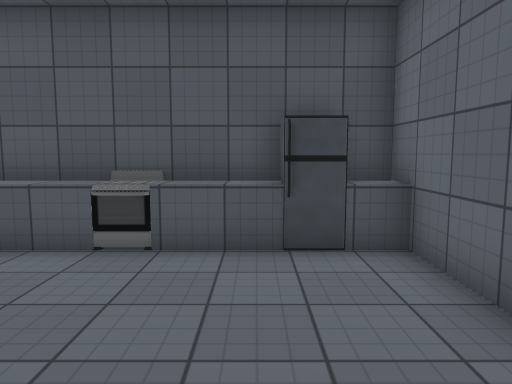
view 1 (above)

22 first-person views from a walk through a scene from a Unity 3-D project. The camera is 1.5 m above the floor, tilts 6° down and sees 70° across. Doors are open. The floor is counted in squares, 1 m on a side. Each view is taken from the middle of a square. On the plan, view 1 faces up. The plan holds only what a view shows up to about 16 squares ahead; the rest is blank. The place goes on beyond the plan. The player is left out. Some surface patterns are stand-ins.

view 2
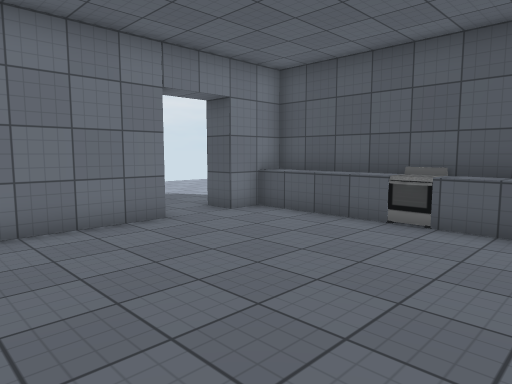

view 3
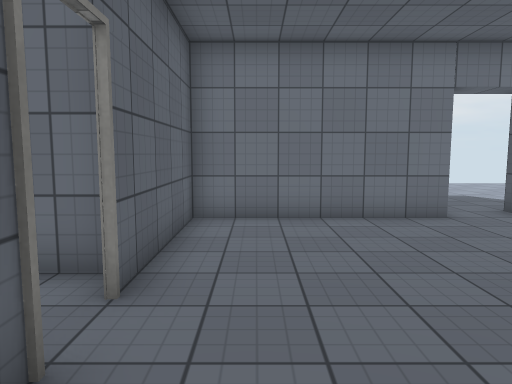

view 4
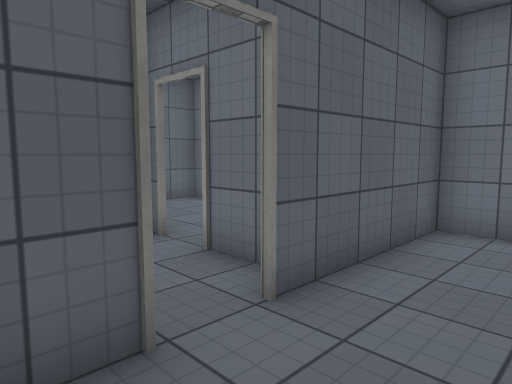

view 5
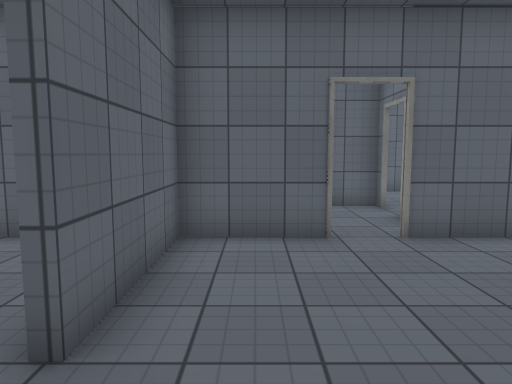

view 6
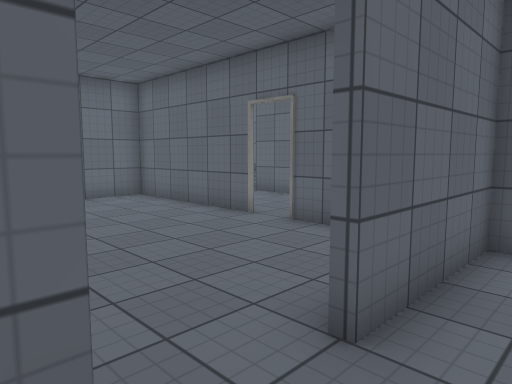

view 7
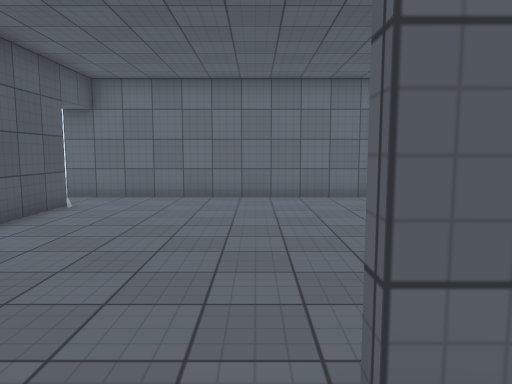

view 8
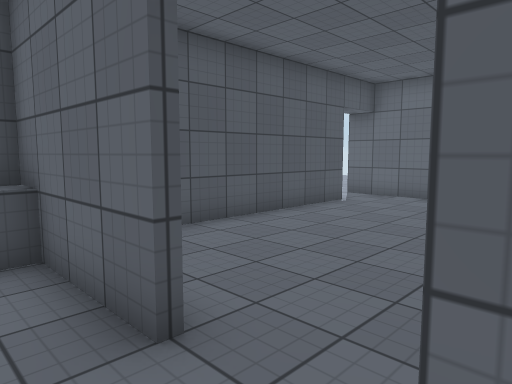

view 9
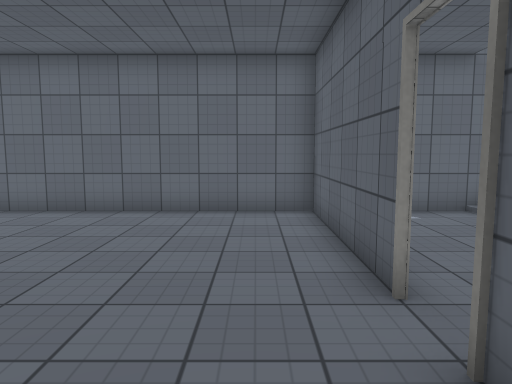

view 10
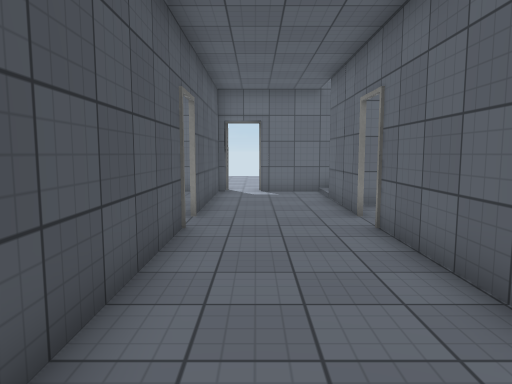

view 11
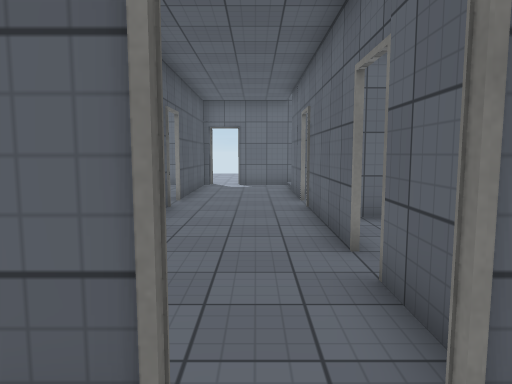

view 12
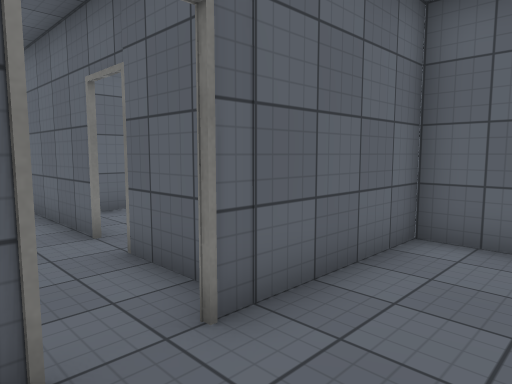

view 13
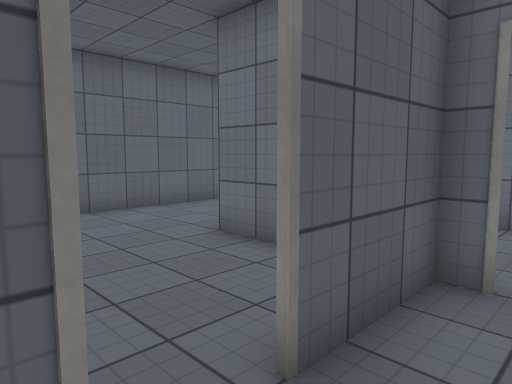

view 14
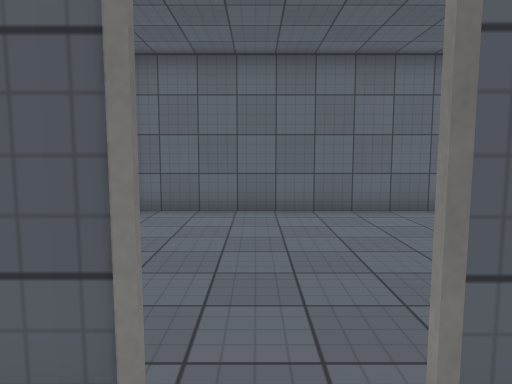

view 15
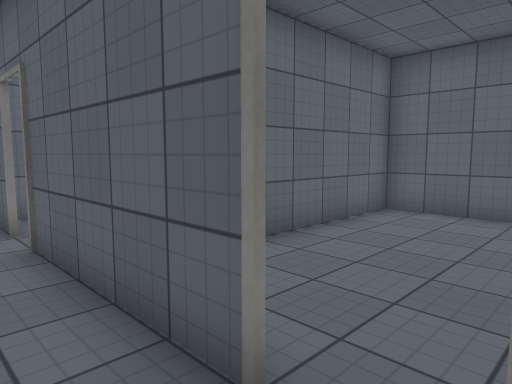

view 16
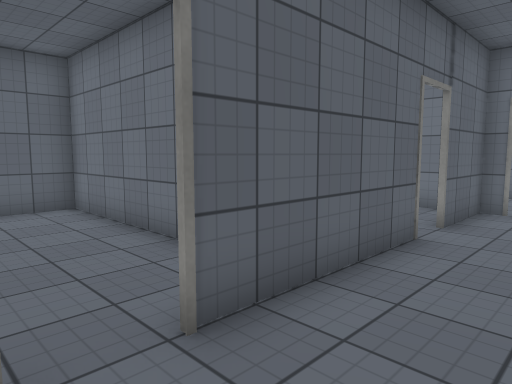

view 17
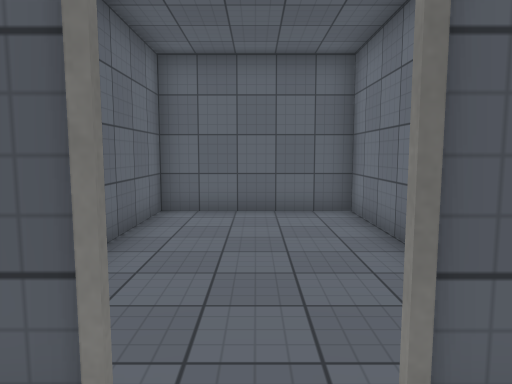

view 18
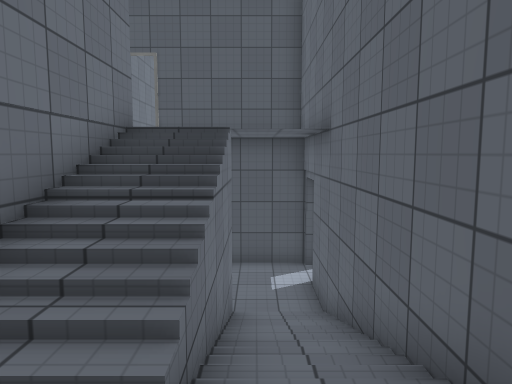

view 19
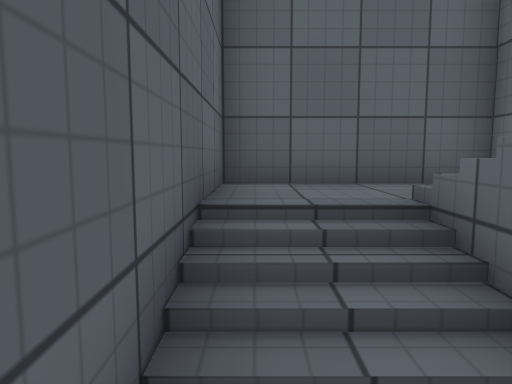

view 20
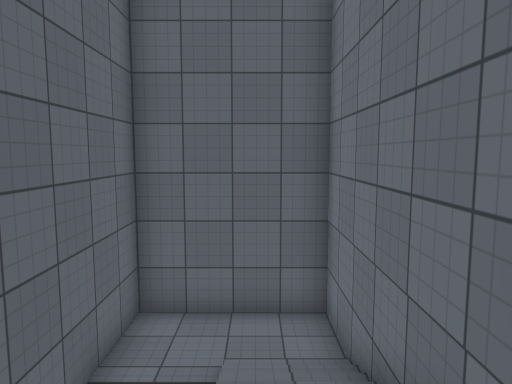

view 21
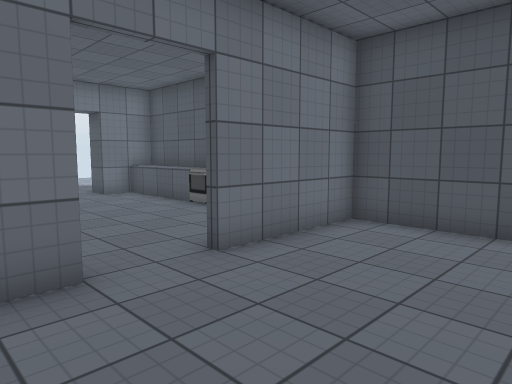

view 22
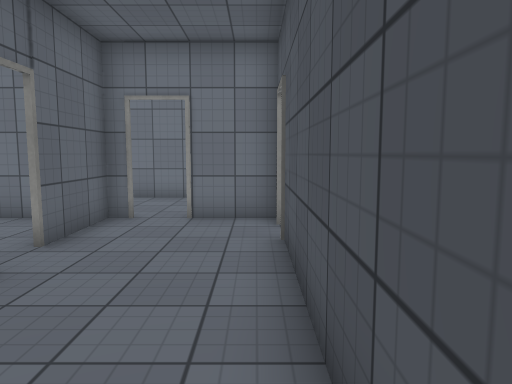

### Floor plan
Key: @ floor where view 1 was taken; # wall or solid block; . main floor; : floor 2 m higher than the main floor; / step, stairs or slope; D open door; S stove; F fridge.
Columns run from 14 left of view 1 to 15 right of it. Each row starts with its distance up from view 1.
  8 ..
  7 ....   ###################..#
  6  ..... #####S##F##..........#
  5    ....#.........#..........#
  4     .............#..........#
  3       ...........#..........#
  2        #....................#
  1        #....................#
  0        #......@..#..........#
 -1        #.........#..........#
 -2        #.........#.D..D.....#
 -3        #.....D#####D#DD.....#
 -4        ######D.......D######D.
 -5        # .  #...............D.
 -6        #...DD...............#
 -7        #...DD##DD####D......#
 -8        #....#..DD.#..D##////#
 -9          ...#.....#....#////#
-10         ....#.....#....#////#
-11        #....#.....#....#////#
-12        ######.....#....#////#
-13           ........#....#////#
-14          .........#....#::::#
-15          .........#....#::::#
-16         #####################

Positions as (right, up) in squares from view 1, and headings:
1: (0, 0), facing up
2: (1, -2), facing up-left
3: (2, -2), facing left
4: (1, -1), facing down-left
5: (1, 3), facing down
6: (1, 3), facing down-right
7: (1, 1), facing right
8: (1, 0), facing up-right
9: (4, -2), facing right
10: (-1, -5), facing right
11: (-4, -6), facing right
12: (-5, -5), facing down-right
13: (2, -6), facing down-left
14: (1, -6), facing down
15: (0, -6), facing down-right
16: (8, -5), facing down-left
17: (7, -6), facing down
18: (12, -15), facing up
19: (13, -10), facing down
20: (11, -8), facing down
21: (7, -1), facing up-left
22: (6, -4), facing left
